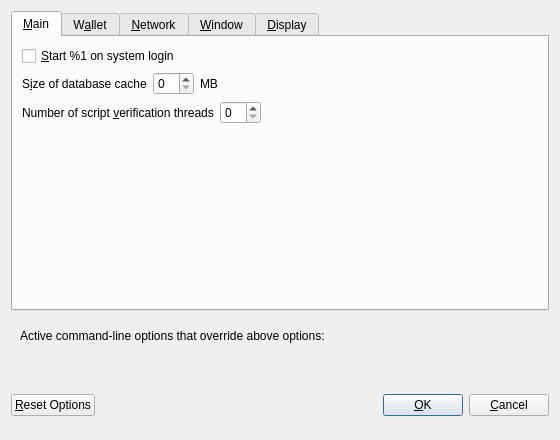
<?xml version="1.0" encoding="UTF-8"?>
<ui version="4.0">
 <class>OptionsDialog</class>
 <widget class="QDialog" name="OptionsDialog">
  <property name="geometry">
   <rect>
    <x>0</x>
    <y>0</y>
    <width>560</width>
    <height>440</height>
   </rect>
  </property>
  <property name="windowTitle">
   <string>Options</string>
  </property>
  <property name="modal">
   <bool>true</bool>
  </property>
  <layout class="QVBoxLayout" name="verticalLayout">
   <item>
    <widget class="QTabWidget" name="tabWidget">
     <property name="sizePolicy">
      <sizepolicy hsizetype="Expanding" vsizetype="Expanding">
       <horstretch>0</horstretch>
       <verstretch>0</verstretch>
      </sizepolicy>
     </property>
     <property name="currentIndex">
      <number>0</number>
     </property>
     <widget class="QWidget" name="tabMain">
      <attribute name="title">
       <string>&amp;Main</string>
      </attribute>
      <layout class="QVBoxLayout" name="verticalLayout_Main">
       <item>
        <widget class="QCheckBox" name="bitcoinAtStartup">
         <property name="toolTip">
          <string>Automatically start %1 after logging in to the system.</string>
         </property>
         <property name="text">
          <string>&amp;Start %1 on system login</string>
         </property>
        </widget>
       </item>
       <item>
        <layout class="QHBoxLayout" name="horizontalLayout_2_Main">
         <item>
          <widget class="QLabel" name="databaseCacheLabel">
           <property name="text">
            <string>S&amp;ize of database cache</string>
           </property>
           <property name="textFormat">
            <enum>Qt::PlainText</enum>
           </property>
           <property name="buddy">
            <cstring>databaseCache</cstring>
           </property>
          </widget>
         </item>
         <item>
          <widget class="QSpinBox" name="databaseCache"/>
         </item>
         <item>
          <widget class="QLabel" name="databaseCacheUnitLabel">
           <property name="text">
            <string>MB</string>
           </property>
           <property name="textFormat">
            <enum>Qt::PlainText</enum>
           </property>
          </widget>
         </item>
         <item>
          <spacer name="horizontalSpacer_2_Main">
           <property name="orientation">
            <enum>Qt::Horizontal</enum>
           </property>
           <property name="sizeHint" stdset="0">
            <size>
             <width>40</width>
             <height>20</height>
            </size>
           </property>
          </spacer>
         </item>
        </layout>
       </item>
       <item>
        <layout class="QHBoxLayout" name="horizontalLayout_3_Main">
         <item>
          <widget class="QLabel" name="threadsScriptVerifLabel">
           <property name="text">
            <string>Number of script &amp;verification threads</string>
           </property>
           <property name="textFormat">
            <enum>Qt::PlainText</enum>
           </property>
           <property name="buddy">
            <cstring>threadsScriptVerif</cstring>
           </property>
          </widget>
         </item>
         <item>
          <widget class="QSpinBox" name="threadsScriptVerif">
           <property name="toolTip">
            <string>(0 = auto, &lt;0 = leave that many cores free)</string>
           </property>
          </widget>
         </item>
         <item>
          <spacer name="horizontalSpacer_3_Main">
           <property name="orientation">
            <enum>Qt::Horizontal</enum>
           </property>
           <property name="sizeHint" stdset="0">
            <size>
             <width>40</width>
             <height>20</height>
            </size>
           </property>
          </spacer>
         </item>
        </layout>
       </item>
       <item>
        <spacer name="verticalSpacer_Main">
         <property name="orientation">
          <enum>Qt::Vertical</enum>
         </property>
         <property name="sizeHint" stdset="0">
          <size>
           <width>20</width>
           <height>40</height>
          </size>
         </property>
        </spacer>
       </item>
      </layout>
     </widget>
     <widget class="QWidget" name="tabWallet">
      <attribute name="title">
       <string>W&amp;allet</string>
      </attribute>
      <layout class="QVBoxLayout" name="verticalLayout_Wallet">
       <item>
        <widget class="QGroupBox" name="groupBox">
         <property name="title">
          <string>Expert</string>
         </property>
         <layout class="QVBoxLayout" name="verticalLayout_2">
          <item>
           <widget class="QCheckBox" name="coinControlFeatures">
            <property name="toolTip">
             <string>Whether to show coin control features or not.</string>
            </property>
            <property name="text">
             <string>Enable coin &amp;control features</string>
            </property>
           </widget>
          </item>
          <item>
           <widget class="QCheckBox" name="spendZeroConfChange">
            <property name="toolTip">
             <string>If you disable the spending of unconfirmed change, the change from a transaction cannot be used until that transaction has at least one confirmation. This also affects how your balance is computed.</string>
            </property>
            <property name="text">
             <string>&amp;Spend unconfirmed change</string>
            </property>
           </widget>
          </item>
         </layout>
        </widget>
       </item>
       <item>
        <spacer name="verticalSpacer_Wallet">
         <property name="orientation">
          <enum>Qt::Vertical</enum>
         </property>
         <property name="sizeHint" stdset="0">
          <size>
           <width>20</width>
           <height>40</height>
          </size>
         </property>
        </spacer>
       </item>
      </layout>
     </widget>
     <widget class="QWidget" name="tabNetwork">
      <attribute name="title">
       <string>&amp;Network</string>
      </attribute>
      <layout class="QVBoxLayout" name="verticalLayout_Network">
       <item>
        <widget class="QCheckBox" name="mapPortUpnp">
         <property name="toolTip">
          <string>Automatically open the Mooncoin client port on the router. This only works when your router supports UPnP and it is enabled.</string>
         </property>
         <property name="text">
          <string>Map port using &amp;UPnP</string>
         </property>
        </widget>
       </item>
       <item>
        <widget class="QCheckBox" name="allowIncoming">
         <property name="toolTip">
          <string>Accept connections from outside</string>
         </property>
         <property name="text">
          <string>Allow incoming connections</string>
         </property>
        </widget>
       </item>
       <item>
        <widget class="QCheckBox" name="connectSocks">
         <property name="toolTip">
          <string>Connect to the Mooncoin network through a SOCKS5 proxy.</string>
         </property>
         <property name="text">
          <string>&amp;Connect through SOCKS5 proxy (default proxy):</string>
         </property>
        </widget>
       </item>
       <item>
        <layout class="QHBoxLayout" name="horizontalLayout_1_Network">
         <item>
          <widget class="QLabel" name="proxyIpLabel">
           <property name="text">
            <string>Proxy &amp;IP:</string>
           </property>
           <property name="textFormat">
            <enum>Qt::PlainText</enum>
           </property>
           <property name="buddy">
            <cstring>proxyIp</cstring>
           </property>
          </widget>
         </item>
         <item>
          <widget class="QValidatedLineEdit" name="proxyIp">
           <property name="minimumSize">
            <size>
             <width>140</width>
             <height>0</height>
            </size>
           </property>
           <property name="maximumSize">
            <size>
             <width>140</width>
             <height>16777215</height>
            </size>
           </property>
           <property name="toolTip">
            <string>IP address of the proxy (e.g. IPv4: 127.0.0.1 / IPv6: ::1)</string>
           </property>
          </widget>
         </item>
         <item>
          <widget class="QLabel" name="proxyPortLabel">
           <property name="text">
            <string>Por&amp;t:</string>
           </property>
           <property name="textFormat">
            <enum>Qt::PlainText</enum>
           </property>
           <property name="buddy">
            <cstring>proxyPort</cstring>
           </property>
          </widget>
         </item>
         <item>
          <widget class="QLineEdit" name="proxyPort">
           <property name="minimumSize">
            <size>
             <width>55</width>
             <height>0</height>
            </size>
           </property>
           <property name="maximumSize">
            <size>
             <width>55</width>
             <height>16777215</height>
            </size>
           </property>
           <property name="toolTip">
            <string>Port of the proxy (e.g. 9050)</string>
           </property>
          </widget>
         </item>
         <item>
          <spacer name="horizontalSpacer_1_Network">
           <property name="orientation">
            <enum>Qt::Horizontal</enum>
           </property>
           <property name="sizeHint" stdset="0">
            <size>
             <width>40</width>
             <height>20</height>
            </size>
           </property>
          </spacer>
         </item>
        </layout>
       </item>
       <item>
        <layout class="QHBoxLayout" name="horizontalLayout_2_Network">
         <item>
          <widget class="QLabel" name="proxyActiveNets">
           <property name="text">
            <string>Used for reaching peers via:</string>
           </property>
           <property name="textFormat">
            <enum>Qt::PlainText</enum>
           </property>
          </widget>
         </item>
         <item>
          <widget class="QCheckBox" name="proxyReachIPv4">
           <property name="enabled">
            <bool>false</bool>
           </property>
           <property name="toolTip">
            <string>Shows, if the supplied default SOCKS5 proxy is used to reach peers via this network type.</string>
           </property>
           <property name="text">
            <string/>
           </property>
          </widget>
         </item>
         <item>
          <widget class="QLabel" name="proxyReachIPv4Label">
           <property name="text">
            <string>IPv4</string>
           </property>
           <property name="textFormat">
            <enum>Qt::PlainText</enum>
           </property>
          </widget>
         </item>
         <item>
          <widget class="QCheckBox" name="proxyReachIPv6">
           <property name="enabled">
            <bool>false</bool>
           </property>
           <property name="toolTip">
            <string>Shows, if the supplied default SOCKS5 proxy is used to reach peers via this network type.</string>
           </property>
           <property name="text">
            <string/>
           </property>
          </widget>
         </item>
         <item>
          <widget class="QLabel" name="proxyReachIPv6Label">
           <property name="text">
            <string>IPv6</string>
           </property>
           <property name="textFormat">
            <enum>Qt::PlainText</enum>
           </property>
          </widget>
         </item>
         <item>
          <widget class="QCheckBox" name="proxyReachTor">
           <property name="enabled">
            <bool>false</bool>
           </property>
           <property name="toolTip">
            <string>Shows, if the supplied default SOCKS5 proxy is used to reach peers via this network type.</string>
           </property>
           <property name="text">
            <string/>
           </property>
          </widget>
         </item>
         <item>
          <widget class="QLabel" name="proxyReachTorLabel">
           <property name="text">
            <string>Tor</string>
           </property>
           <property name="textFormat">
            <enum>Qt::PlainText</enum>
           </property>
          </widget>
         </item>
         <item>
          <spacer name="horizontalSpacer_2_Network">
           <property name="orientation">
            <enum>Qt::Horizontal</enum>
           </property>
           <property name="sizeHint" stdset="0">
            <size>
             <width>40</width>
             <height>20</height>
            </size>
           </property>
          </spacer>
         </item>
        </layout>
       </item>
       <item>
        <widget class="QCheckBox" name="connectSocksTor">
         <property name="toolTip">
          <string>Connect to the Mooncoin network through a separate SOCKS5 proxy for Tor hidden services.</string>
         </property>
         <property name="text">
          <string>Use separate SOCKS5 proxy to reach peers via Tor hidden services:</string>
         </property>
        </widget>
       </item>
       <item>
        <layout class="QHBoxLayout" name="horizontalLayout_3_Network">
         <item>
          <widget class="QLabel" name="proxyIpTorLabel">
           <property name="text">
            <string>Pro&amp;xy IP:</string>
           </property>
           <property name="textFormat">
            <enum>Qt::PlainText</enum>
           </property>
           <property name="buddy">
            <cstring>proxyIpTor</cstring>
           </property>
          </widget>
         </item>
         <item>
          <widget class="QValidatedLineEdit" name="proxyIpTor">
           <property name="minimumSize">
            <size>
             <width>140</width>
             <height>0</height>
            </size>
           </property>
           <property name="maximumSize">
            <size>
             <width>140</width>
             <height>16777215</height>
            </size>
           </property>
           <property name="toolTip">
            <string>IP address of the proxy (e.g. IPv4: 127.0.0.1 / IPv6: ::1)</string>
           </property>
          </widget>
         </item>
         <item>
          <widget class="QLabel" name="proxyPortTorLabel">
           <property name="text">
            <string>&amp;Port:</string>
           </property>
           <property name="textFormat">
            <enum>Qt::PlainText</enum>
           </property>
           <property name="buddy">
            <cstring>proxyPortTor</cstring>
           </property>
          </widget>
         </item>
         <item>
          <widget class="QLineEdit" name="proxyPortTor">
           <property name="minimumSize">
            <size>
             <width>55</width>
             <height>0</height>
            </size>
           </property>
           <property name="maximumSize">
            <size>
             <width>55</width>
             <height>16777215</height>
            </size>
           </property>
           <property name="toolTip">
            <string>Port of the proxy (e.g. 9050)</string>
           </property>
          </widget>
         </item>
         <item>
          <spacer name="horizontalSpacer_4_Network">
           <property name="orientation">
            <enum>Qt::Horizontal</enum>
           </property>
           <property name="sizeHint" stdset="0">
            <size>
             <width>40</width>
             <height>20</height>
            </size>
           </property>
          </spacer>
         </item>
        </layout>
       </item>
       <item>
        <spacer name="verticalSpacer_Network">
         <property name="orientation">
          <enum>Qt::Vertical</enum>
         </property>
         <property name="sizeHint" stdset="0">
          <size>
           <width>20</width>
           <height>40</height>
          </size>
         </property>
        </spacer>
       </item>
      </layout>
     </widget>
     <widget class="QWidget" name="tabWindow">
      <attribute name="title">
       <string>&amp;Window</string>
      </attribute>
      <layout class="QVBoxLayout" name="verticalLayout_Window">
       <item>
        <widget class="QCheckBox" name="hideTrayIcon">
         <property name="toolTip">
          <string>&amp;Hide the icon from the system tray.</string>
         </property>
         <property name="text">
          <string>Hide tray icon</string>
         </property>
        </widget>
       </item>
       <item>
        <widget class="QCheckBox" name="minimizeToTray">
         <property name="toolTip">
          <string>Show only a tray icon after minimizing the window.</string>
         </property>
         <property name="text">
          <string>&amp;Minimize to the tray instead of the taskbar</string>
         </property>
        </widget>
       </item>
       <item>
        <widget class="QCheckBox" name="minimizeOnClose">
         <property name="toolTip">
          <string>Minimize instead of exit the application when the window is closed. When this option is enabled, the application will be closed only after selecting Exit in the menu.</string>
         </property>
         <property name="text">
          <string>M&amp;inimize on close</string>
         </property>
        </widget>
       </item>
       <item>
        <spacer name="verticalSpacer_Window">
         <property name="orientation">
          <enum>Qt::Vertical</enum>
         </property>
         <property name="sizeHint" stdset="0">
          <size>
           <width>20</width>
           <height>40</height>
          </size>
         </property>
        </spacer>
       </item>
      </layout>
     </widget>
     <widget class="QWidget" name="tabDisplay">
      <attribute name="title">
       <string>&amp;Display</string>
      </attribute>
      <layout class="QVBoxLayout" name="verticalLayout_Display">
       <item>
        <layout class="QHBoxLayout" name="horizontalLayout">
         <property name="bottomMargin">
          <number>0</number>
         </property>
         <item>
          <widget class="QLabel" name="label">
           <property name="text">
            <string>Theme:</string>
           </property>
          </widget>
         </item>
         <item>
          <widget class="QComboBox" name="theme"/>
         </item>
        </layout>
       </item>
       <item>
        <layout class="QHBoxLayout" name="horizontalLayout_1_Display">
         <item>
          <widget class="QLabel" name="langLabel">
           <property name="text">
            <string>User Interface &amp;language:</string>
           </property>
           <property name="textFormat">
            <enum>Qt::PlainText</enum>
           </property>
           <property name="buddy">
            <cstring>lang</cstring>
           </property>
          </widget>
         </item>
         <item>
          <widget class="QValueComboBox" name="lang">
           <property name="toolTip">
            <string>The user interface language can be set here. This setting will take effect after restarting %1.</string>
           </property>
          </widget>
         </item>
        </layout>
       </item>
       <item>
        <layout class="QHBoxLayout" name="horizontalLayout_2_Display">
         <item>
          <widget class="QLabel" name="unitLabel">
           <property name="text">
            <string>&amp;Unit to show amounts in:</string>
           </property>
           <property name="textFormat">
            <enum>Qt::PlainText</enum>
           </property>
           <property name="buddy">
            <cstring>unit</cstring>
           </property>
          </widget>
         </item>
         <item>
          <widget class="QValueComboBox" name="unit">
           <property name="toolTip">
            <string>Choose the default subdivision unit to show in the interface and when sending coins.</string>
           </property>
          </widget>
         </item>
        </layout>
       </item>
       <item>
        <layout class="QHBoxLayout" name="horizontalLayout_3_Display">
         <item>
          <widget class="QLabel" name="thirdPartyTxUrlsLabel">
           <property name="toolTip">
            <string>Third party URLs (e.g. a block explorer) that appear in the transactions tab as context menu items. %s in the URL is replaced by transaction hash. Multiple URLs are separated by vertical bar |.</string>
           </property>
           <property name="text">
            <string>&amp;Third party transaction URLs</string>
           </property>
           <property name="buddy">
            <cstring>thirdPartyTxUrls</cstring>
           </property>
          </widget>
         </item>
         <item>
          <widget class="QLineEdit" name="thirdPartyTxUrls">
           <property name="toolTip">
            <string>Third party URLs (e.g. a block explorer) that appear in the transactions tab as context menu items. %s in the URL is replaced by transaction hash. Multiple URLs are separated by vertical bar |.</string>
           </property>
          </widget>
         </item>
        </layout>
       </item>
       <item>
        <spacer name="verticalSpacer_Display">
         <property name="orientation">
          <enum>Qt::Vertical</enum>
         </property>
         <property name="sizeHint" stdset="0">
          <size>
           <width>20</width>
           <height>40</height>
          </size>
         </property>
        </spacer>
       </item>
      </layout>
     </widget>
    </widget>
   </item>
   <item>
    <widget class="QFrame" name="frame">
     <layout class="QVBoxLayout" name="verticalLayout_Bottom">
      <item>
       <layout class="QHBoxLayout" name="horizontalLayout_Bottom">
        <item>
         <widget class="QLabel" name="overriddenByCommandLineInfoLabel">
          <property name="text">
           <string>Active command-line options that override above options:</string>
          </property>
          <property name="textFormat">
           <enum>Qt::PlainText</enum>
          </property>
         </widget>
        </item>
        <item>
         <spacer name="horizontalSpacer_Bottom">
          <property name="orientation">
           <enum>Qt::Horizontal</enum>
          </property>
          <property name="sizeHint" stdset="0">
           <size>
            <width>40</width>
            <height>20</height>
           </size>
          </property>
         </spacer>
        </item>
       </layout>
      </item>
      <item>
       <widget class="QLabel" name="overriddenByCommandLineLabel">
        <property name="text">
         <string/>
        </property>
        <property name="textFormat">
         <enum>Qt::PlainText</enum>
        </property>
        <property name="wordWrap">
         <bool>true</bool>
        </property>
       </widget>
      </item>
     </layout>
    </widget>
   </item>
   <item>
    <layout class="QHBoxLayout" name="horizontalLayout_Buttons">
     <item>
      <widget class="QPushButton" name="resetButton">
       <property name="toolTip">
        <string>Reset all client options to default.</string>
       </property>
       <property name="text">
        <string>&amp;Reset Options</string>
       </property>
       <property name="autoDefault">
        <bool>false</bool>
       </property>
      </widget>
     </item>
     <item>
      <spacer name="horizontalSpacer_1">
       <property name="orientation">
        <enum>Qt::Horizontal</enum>
       </property>
       <property name="sizeHint" stdset="0">
        <size>
         <width>40</width>
         <height>48</height>
        </size>
       </property>
      </spacer>
     </item>
     <item>
      <widget class="QLabel" name="statusLabel">
       <property name="minimumSize">
        <size>
         <width>200</width>
         <height>0</height>
        </size>
       </property>
       <property name="font">
        <font>
         <weight>75</weight>
         <bold>true</bold>
        </font>
       </property>
       <property name="text">
        <string/>
       </property>
       <property name="textFormat">
        <enum>Qt::PlainText</enum>
       </property>
       <property name="wordWrap">
        <bool>true</bool>
       </property>
      </widget>
     </item>
     <item>
      <spacer name="horizontalSpacer_2">
       <property name="orientation">
        <enum>Qt::Horizontal</enum>
       </property>
       <property name="sizeHint" stdset="0">
        <size>
         <width>40</width>
         <height>48</height>
        </size>
       </property>
      </spacer>
     </item>
     <item>
      <widget class="QPushButton" name="okButton">
       <property name="text">
        <string>&amp;OK</string>
       </property>
       <property name="autoDefault">
        <bool>false</bool>
       </property>
       <property name="default">
        <bool>true</bool>
       </property>
      </widget>
     </item>
     <item>
      <widget class="QPushButton" name="cancelButton">
       <property name="text">
        <string>&amp;Cancel</string>
       </property>
       <property name="autoDefault">
        <bool>false</bool>
       </property>
      </widget>
     </item>
    </layout>
   </item>
  </layout>
 </widget>
 <customwidgets>
  <customwidget>
   <class>QValidatedLineEdit</class>
   <extends>QLineEdit</extends>
   <header>qvalidatedlineedit.h</header>
  </customwidget>
  <customwidget>
   <class>QValueComboBox</class>
   <extends>QComboBox</extends>
   <header>qvaluecombobox.h</header>
  </customwidget>
 </customwidgets>
 <resources/>
 <connections/>
</ui>
